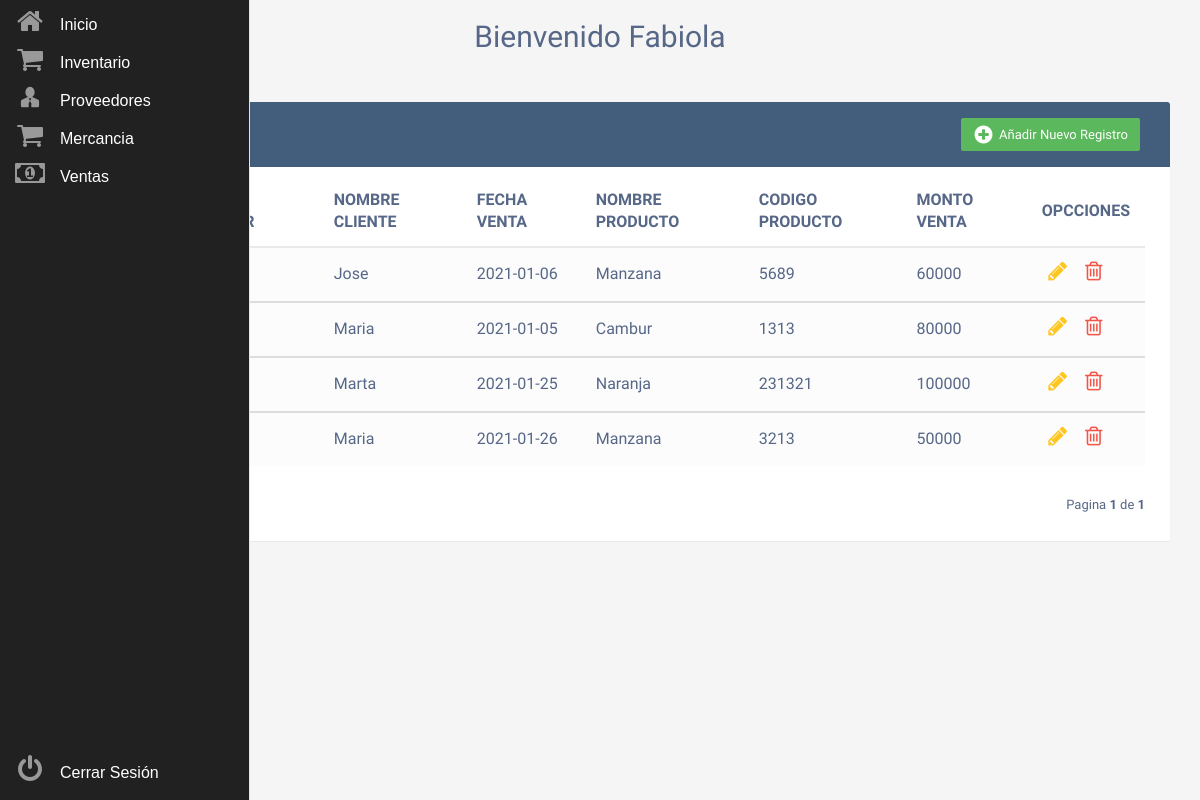
The page /ventas_empleados.php (signed in) on the database its author committed.
### tables this page shows
CREATE TABLE `ventas` (
  `ID_VENTA` int NOT NULL,
  `NOMBRE_VENDEDOR` varchar(80) NOT NULL,
  `NOMBRE_CLIENTE` varchar(80) NOT NULL,
  `FECHA_VENTA` varchar(80) NOT NULL,
  `NOMBRE_PRODUCTO` int NOT NULL,
  `CODIGO_PRODUCTO` varchar(80) NOT NULL,
  `MONTO_VENTA` int NOT NULL
);

CREATE TABLE `mercancia` (
  `ID_MERCANCIA` int NOT NULL,
  `NOMBRE` varchar(80) NOT NULL
);

### paginacion_ventas_empleados.php (called while the page is built, shortened)
<?php
     $tamano=6;
     if(isset($_GET["pagina"])){
          if($_GET["pagina"]==1){
               header("location:ventas_empleados.php");
          }
          else{
               $paginas=$_GET["pagina"];
          }
     }
     else{
          $paginas = 1;
     }
     $empezar = ($paginas-1)*$tamano;
?>

### ventas_empleados.php (the view, shortened to what this page needs)
<?php
	require ('paginacion_ventas_empleados.php');
	require ('registros_ventas_empleados.php');
?>
<!DOCTYPE html>
<html lang="es">
<head>
<link rel="stylesheet" href="https://maxcdn.bootstrapcdn.com/font-awesome/4.7.0/css/font-awesome.min.css">
<link rel="stylesheet" href="bootstrap-3.3.7/dist/css/bootstrap.min.css">
<link rel="stylesheet" href="css/index.css">
<link rel="stylesheet" href="iconos/styles.css">
</head>
<body>
	<br>
    <div class="container">
        <div class="table-wrapper">
            <div class="table-title">
                <div class="row">
                    <div class="col-sm-6">
						<h2><b>Ventas</b></h2>
					</div>
					<div class="col-sm-6">
						<a href="#addEmployeeModal" class="btn btn-success" data-toggle="modal"><i class="icon-plus-circle"></i> <span>Añadir Nuevo Registro</span></a>
					</div>
                </div>
            </div>
            <table class="table table-striped table-hover">
                <thead>
                    <tr>
                        <th>ID_VENTA</th>
                        <th>NOMBRE VENDEDOR</th>
                        <th>NOMBRE CLIENTE</th>
                        <th>FECHA VENTA</th>
                        <th>NOMBRE PRODUCTO</th>
                        <th>CODIGO PRODUCTO</th>
                        <th>MONTO VENTA</th>
				    <th>OPCCIONES</th>
                    </tr>
                </thead>
<?php
foreach($registros as $personas):
?>
                <tbody>
                    <tr>
                        <td><?php echo $personas->ID_VENTA ?></td>
                        <td><?php echo $personas->NOMBRE_VENDEDOR ?></td>
                        <td><?php echo $personas->NOMBRE_CLIENTE ?></td>
                        <td><?php echo $personas->FECHA_VENTA ?></td>
                        <td><?php echo $personas->NOMBRE ?></td>
                        <td><?php echo $personas->CODIGO_PRODUCTO ?></td>
                        <td><?php echo $personas->MONTO_VENTA ?></td>
                        <td>
                            <a href="actualizar_ventas_empleados.php?id=<?php echo $personas->ID_VENTA ?> & nom=<?php echo $personas->NOMBRE_VENDEDOR ?> & ser=<?php echo $personas->NOMBRE_CLIENTE ?> & bie=<?php echo $personas->FECHA_VENTA ?> & mar=<?php echo $personas->NOMBRE ?> & mod=<?php echo $personas->CODIGO_PRODUCTO ?> & est=<?php echo $personas->MONTO_VENTA ?>" class="edit" data-toggle="modal"><i class="icon-pencil" data-toggle="tooltip" title="Editar"></i></a>
                            <a data-target="#deleteEmployeeModal<?php echo $personas->ID_VENTA ?>" class="delete" id="delete" data-toggle="modal"><i class="icon-trash-o" data-toggle="tooltip" title="Borrar"></i></a>
                        </td>
                    </tr>
                </tbody>
<?php
	endforeach;
?>
		  </table>
<?php
	include('cambiar_pagina.php');
?>
        </div>
    </div>
</body>
</html>

### lateral/estilos.css (style rules this page uses)
.main-menu { position: fixed !important; }
.fa-2x { font-size: 2em; }
.fa { position: relative; display: table-cell; width: 60px; height: 36px; text-align: center; vertical-align: middle; font-size:20px; }
.main-menu { background:#212121; border-right:1px solid #e5e5e5; position:absolute; top:0; bottom:0; height:100%; left:0; width:60px; overflow:hidden; -webkit-transition:width .05s linear; transition:width .05s linear; -webkit-transform:translateZ(0) scale(1,1); z-index:1000; }
.main-menu>ul { margin:7px 0; }
.main-menu li { position:relative; display:block; width:250px; }
.main-menu li>a { position:relative; display:table; border-collapse:collapse; border-spacing:0; color:#999; font-family: arial; font-size: 14px; text-decoration:none; -webkit-transform:translateZ(0) scale(1,1); -webkit-transition:all .1s linear; transition:all .1s linear; margin-top: 2px; margin-bottom: 2px; }
.main-menu .nav-text { position:relative; display:table-cell; vertical-align:middle; width:190px; font-family: arial, 'Titillium Web', sans-serif; font-size: 16px; color: #fff; }
.main-menu>ul.logout { position:absolute; left:0; bottom:0; }
nav { -webkit-user-select:none; -moz-user-select:none; -ms-user-select:none; -o-user-select:none; user-select:none; }
nav ul,nav li { outline:0; margin:0; padding:0; }

### css/index.css (style rules this page uses)
body { color: #566787; background: #f5f5f5; font-family: 'Varela Round', sans-serif; font-size: 13px; }
.table-wrapper { background: #fff; padding: 20px 25px; margin: 30px 0; border-radius: 3px; box-shadow: 0 1px 1px rgba(0,0,0,.05); }
.table-title { padding-bottom: 15px; background: #435d7d; color: #fff; padding: 16px 30px; margin: -20px -25px 10px; border-radius: 3px 3px 0 0; }
.table-title h2 { margin: 5px 0 0; font-size: 24px; }
.table-title .btn { color: #fff; float: right; font-size: 13px; border: none; min-width: 50px; border-radius: 2px; border: none; outline: none !important; margin-left: 10px; }
.table-title .btn i { float: left; font-size: 21px; margin-right: 5px; }
.table-title .btn span { float: left; margin-top: 2px; }
table.table tr th, table.table tr td { border-color: #e9e9e9; padding: 12px 15px; vertical-align: middle; }
table.table tr th:first-child { width: 60px; }
table.table tr th:last-child { width: 100px; }
table.table-striped tbody tr:nth-of-type(odd) { background-color: #fcfcfc; }
table.table td:last-child i { opacity: 0.9; font-size: 22px; margin: 0 5px; }
table.table td a { font-weight: bold; color: #566787; display: inline-block; text-decoration: none; outline: none !important; }
table.table td a.edit { color: #FFC107; }
table.table td a.delete { color: #F44336; }
table.table td i { font-size: 19px; }
.delete { cursor: pointer; }

### rows shown on the page
ventas: NOMBRE_CLIENTE "Jose", FECHA_VENTA "2021-01-06", NOMBRE_PRODUCTO.NOMBRE "Manzana", CODIGO_PRODUCTO "5689", MONTO_VENTA "60000"
ventas: NOMBRE_CLIENTE "Maria", FECHA_VENTA "2021-01-05", NOMBRE_PRODUCTO.NOMBRE "Cambur", CODIGO_PRODUCTO "1313", MONTO_VENTA "80000"
ventas: NOMBRE_CLIENTE "Marta", FECHA_VENTA "2021-01-25", NOMBRE_PRODUCTO.NOMBRE "Naranja", CODIGO_PRODUCTO "231321", MONTO_VENTA "100000"
ventas: NOMBRE_CLIENTE "Maria", FECHA_VENTA "2021-01-26", NOMBRE_PRODUCTO.NOMBRE "Manzana", CODIGO_PRODUCTO "3213", MONTO_VENTA "50000"

### other values the page prints
$_SESSION["usuario"] "Fabiola"
$paginas "1"
$total_paginas "1"
